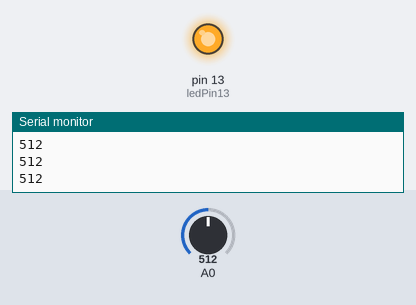
A sketch run on a simulated Arduino Uno, built with avr-gcc and run on an emulated ATmega328P. Shown: output pins drawn as LEDs (lit = HIGH), the last lines printed to the serial monitor. The inputs (shaded band) are chosen by the test bench; at power-on: A0 = 512.

Above: at 1.2 s.
1.3 s: A0 set to 108
2.8 s: A0 set to 90
At 3.8 s:
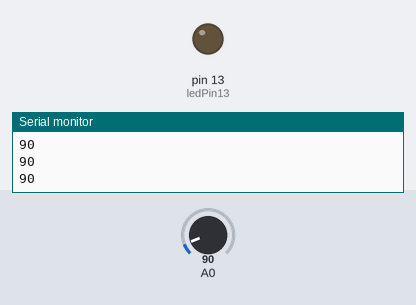
4.3 s: A0 set to 483
5.8 s: A0 set to 514
At 6.2 s:
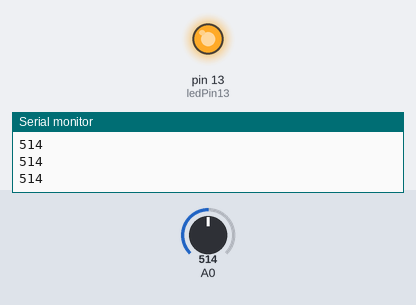
7.3 s: A0 set to 0
At 8.4 s:
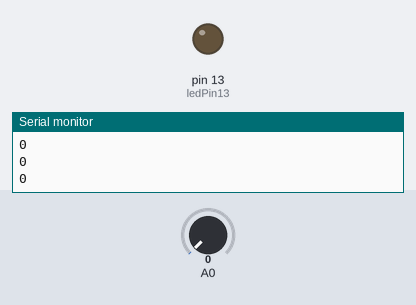
Timing chart, 0 to 9.8 s (numbered marks = the images above; inputs shaded):
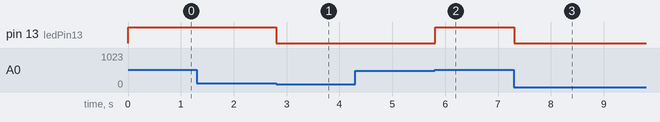

The sketch:

sketch_aulia.uno.ino
```cpp
const int ledPin13 = 13; //lampu yang tersambung dipanel 12
int analogValue = A0; // variable to hold the analog value
void setup() {
// open the serial port at 9600 bps:
Serial.begin(9600);
pinMode(ledPin13, OUTPUT);
}
void loop() {
// read the analog input on pin 0:
analogValue = analogRead(0);
Serial.println(analogValue); // debug value
if (analogValue >= 500) {
digitalWrite(ledPin13, HIGH);
}
else if (analogValue < 100) {
digitalWrite(ledPin13, LOW);
}
}
```

Measured:
- the behaviour switches between 100 and 99 on A0 (found by bisection; images 0 and 1)
- the behaviour switches between 499 and 500 on A0 (found by bisection; images 1 and 2)
- after the input at 2.8 s, pin 13 (ledPin13): HIGH → LOW at once
- after the input at 5.8 s, pin 13 (ledPin13): LOW → HIGH at once
- after the input at 7.3 s, pin 13 (ledPin13): HIGH → LOW at once
